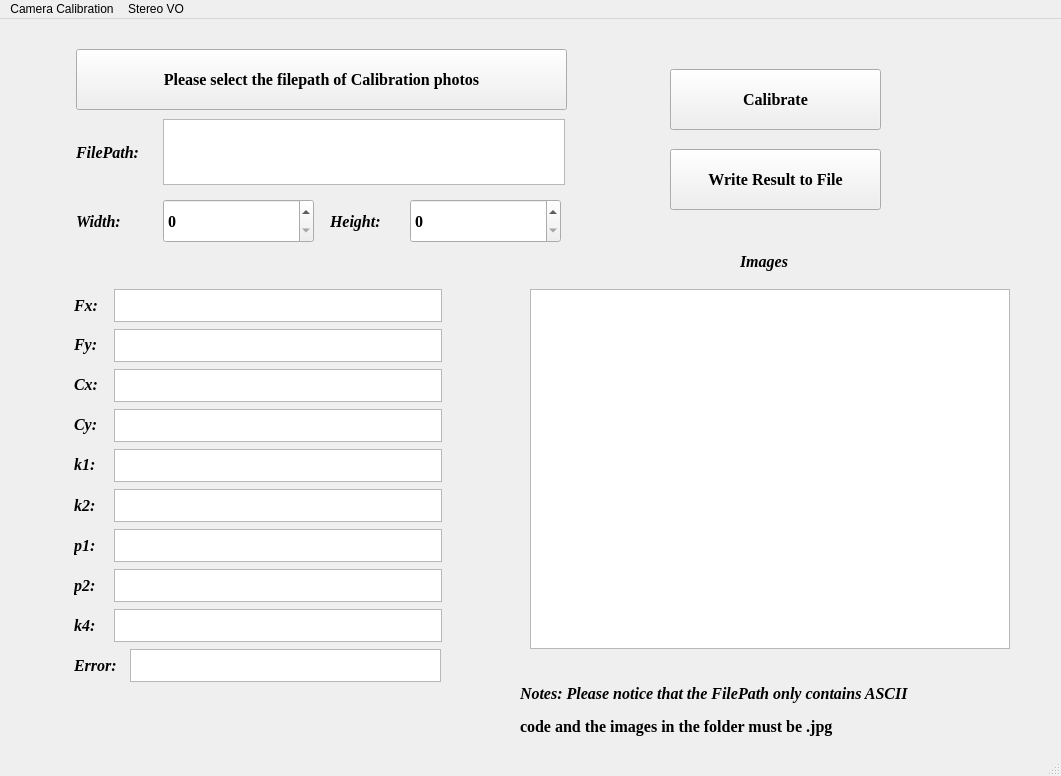
<?xml version="1.0" encoding="UTF-8"?>
<ui version="4.0">
 <class>MainWindow</class>
 <widget class="QMainWindow" name="MainWindow">
  <property name="geometry">
   <rect>
    <x>0</x>
    <y>0</y>
    <width>1061</width>
    <height>776</height>
   </rect>
  </property>
  <property name="windowTitle">
   <string>MainWindow</string>
  </property>
  <widget class="QWidget" name="centralwidget">
   <widget class="QPushButton" name="califp_button">
    <property name="geometry">
     <rect>
      <x>76</x>
      <y>30</y>
      <width>491</width>
      <height>61</height>
     </rect>
    </property>
    <property name="font">
     <font>
      <family>Times New Roman</family>
      <pointsize>12</pointsize>
      <weight>75</weight>
      <italic>false</italic>
      <bold>true</bold>
     </font>
    </property>
    <property name="text">
     <string>Please select the filepath of Calibration photos</string>
    </property>
   </widget>
   <widget class="QLabel" name="Error_show">
    <property name="geometry">
     <rect>
      <x>74</x>
      <y>630</y>
      <width>61</width>
      <height>33</height>
     </rect>
    </property>
    <property name="font">
     <font>
      <family>Times New Roman</family>
      <pointsize>12</pointsize>
      <weight>75</weight>
      <italic>true</italic>
      <bold>true</bold>
     </font>
    </property>
    <property name="text">
     <string>Error:</string>
    </property>
   </widget>
   <widget class="QTextEdit" name="error_double">
    <property name="geometry">
     <rect>
      <x>130</x>
      <y>630</y>
      <width>311</width>
      <height>33</height>
     </rect>
    </property>
   </widget>
   <widget class="QLabel" name="k1_show">
    <property name="geometry">
     <rect>
      <x>74</x>
      <y>430</y>
      <width>27</width>
      <height>31</height>
     </rect>
    </property>
    <property name="font">
     <font>
      <family>Times New Roman</family>
      <pointsize>12</pointsize>
      <weight>75</weight>
      <italic>true</italic>
      <bold>true</bold>
     </font>
    </property>
    <property name="text">
     <string>k1:</string>
    </property>
   </widget>
   <widget class="QTextEdit" name="k1_double">
    <property name="geometry">
     <rect>
      <x>114</x>
      <y>430</y>
      <width>328</width>
      <height>33</height>
     </rect>
    </property>
   </widget>
   <widget class="QLabel" name="fx_show">
    <property name="geometry">
     <rect>
      <x>74</x>
      <y>270</y>
      <width>30</width>
      <height>33</height>
     </rect>
    </property>
    <property name="font">
     <font>
      <family>Times New Roman</family>
      <pointsize>12</pointsize>
      <weight>75</weight>
      <italic>true</italic>
      <bold>true</bold>
     </font>
    </property>
    <property name="text">
     <string>Fx:</string>
    </property>
   </widget>
   <widget class="QTextEdit" name="fx_double">
    <property name="geometry">
     <rect>
      <x>114</x>
      <y>270</y>
      <width>328</width>
      <height>33</height>
     </rect>
    </property>
   </widget>
   <widget class="QTextEdit" name="fy_double">
    <property name="geometry">
     <rect>
      <x>114</x>
      <y>310</y>
      <width>328</width>
      <height>33</height>
     </rect>
    </property>
   </widget>
   <widget class="QLabel" name="fy_show">
    <property name="geometry">
     <rect>
      <x>74</x>
      <y>310</y>
      <width>28</width>
      <height>31</height>
     </rect>
    </property>
    <property name="font">
     <font>
      <family>Times New Roman</family>
      <pointsize>12</pointsize>
      <weight>75</weight>
      <italic>true</italic>
      <bold>true</bold>
     </font>
    </property>
    <property name="text">
     <string>Fy:</string>
    </property>
   </widget>
   <widget class="QLabel" name="cx_show">
    <property name="geometry">
     <rect>
      <x>74</x>
      <y>350</y>
      <width>30</width>
      <height>31</height>
     </rect>
    </property>
    <property name="font">
     <font>
      <family>Times New Roman</family>
      <pointsize>12</pointsize>
      <weight>75</weight>
      <italic>true</italic>
      <bold>true</bold>
     </font>
    </property>
    <property name="text">
     <string>Cx:</string>
    </property>
   </widget>
   <widget class="QTextEdit" name="cx_double">
    <property name="geometry">
     <rect>
      <x>114</x>
      <y>350</y>
      <width>328</width>
      <height>33</height>
     </rect>
    </property>
   </widget>
   <widget class="QLabel" name="cy_show">
    <property name="geometry">
     <rect>
      <x>74</x>
      <y>390</y>
      <width>28</width>
      <height>31</height>
     </rect>
    </property>
    <property name="font">
     <font>
      <family>Times New Roman</family>
      <pointsize>12</pointsize>
      <weight>75</weight>
      <italic>true</italic>
      <bold>true</bold>
     </font>
    </property>
    <property name="text">
     <string>Cy:</string>
    </property>
   </widget>
   <widget class="QTextEdit" name="cy_double">
    <property name="geometry">
     <rect>
      <x>114</x>
      <y>390</y>
      <width>328</width>
      <height>33</height>
     </rect>
    </property>
   </widget>
   <widget class="QTextEdit" name="k2_double">
    <property name="geometry">
     <rect>
      <x>114</x>
      <y>470</y>
      <width>328</width>
      <height>33</height>
     </rect>
    </property>
   </widget>
   <widget class="QLabel" name="k2_show">
    <property name="geometry">
     <rect>
      <x>74</x>
      <y>470</y>
      <width>27</width>
      <height>33</height>
     </rect>
    </property>
    <property name="font">
     <font>
      <family>Times New Roman</family>
      <pointsize>12</pointsize>
      <weight>75</weight>
      <italic>true</italic>
      <bold>true</bold>
     </font>
    </property>
    <property name="text">
     <string>k2:</string>
    </property>
   </widget>
   <widget class="QLabel" name="p1_show">
    <property name="geometry">
     <rect>
      <x>74</x>
      <y>510</y>
      <width>27</width>
      <height>33</height>
     </rect>
    </property>
    <property name="font">
     <font>
      <family>Times New Roman</family>
      <pointsize>12</pointsize>
      <weight>75</weight>
      <italic>true</italic>
      <bold>true</bold>
     </font>
    </property>
    <property name="text">
     <string>p1:</string>
    </property>
   </widget>
   <widget class="QTextEdit" name="p1_double">
    <property name="geometry">
     <rect>
      <x>114</x>
      <y>510</y>
      <width>328</width>
      <height>33</height>
     </rect>
    </property>
   </widget>
   <widget class="QTextEdit" name="p2_double">
    <property name="geometry">
     <rect>
      <x>114</x>
      <y>550</y>
      <width>328</width>
      <height>33</height>
     </rect>
    </property>
   </widget>
   <widget class="QLabel" name="p2_show">
    <property name="geometry">
     <rect>
      <x>74</x>
      <y>550</y>
      <width>27</width>
      <height>33</height>
     </rect>
    </property>
    <property name="font">
     <font>
      <family>Times New Roman</family>
      <pointsize>12</pointsize>
      <weight>75</weight>
      <italic>true</italic>
      <bold>true</bold>
     </font>
    </property>
    <property name="text">
     <string>p2:</string>
    </property>
   </widget>
   <widget class="QTextEdit" name="k4_double">
    <property name="geometry">
     <rect>
      <x>114</x>
      <y>590</y>
      <width>328</width>
      <height>33</height>
     </rect>
    </property>
   </widget>
   <widget class="QLabel" name="k4_show">
    <property name="geometry">
     <rect>
      <x>74</x>
      <y>590</y>
      <width>27</width>
      <height>33</height>
     </rect>
    </property>
    <property name="font">
     <font>
      <family>Times New Roman</family>
      <pointsize>12</pointsize>
      <weight>75</weight>
      <italic>true</italic>
      <bold>true</bold>
     </font>
    </property>
    <property name="text">
     <string>k4:</string>
    </property>
   </widget>
   <widget class="QTextEdit" name="califp_char">
    <property name="geometry">
     <rect>
      <x>163</x>
      <y>100</y>
      <width>402</width>
      <height>66</height>
     </rect>
    </property>
   </widget>
   <widget class="QLabel" name="califp_show">
    <property name="geometry">
     <rect>
      <x>76</x>
      <y>100</y>
      <width>80</width>
      <height>66</height>
     </rect>
    </property>
    <property name="font">
     <font>
      <family>Times New Roman</family>
      <pointsize>12</pointsize>
      <weight>75</weight>
      <italic>true</italic>
      <bold>true</bold>
     </font>
    </property>
    <property name="text">
     <string>FilePath:</string>
    </property>
   </widget>
   <widget class="QLabel" name="width_show">
    <property name="geometry">
     <rect>
      <x>76</x>
      <y>180</y>
      <width>57</width>
      <height>44</height>
     </rect>
    </property>
    <property name="font">
     <font>
      <family>Times New Roman</family>
      <pointsize>12</pointsize>
      <weight>75</weight>
      <italic>true</italic>
      <bold>true</bold>
     </font>
    </property>
    <property name="text">
     <string>Width:</string>
    </property>
   </widget>
   <widget class="QLabel" name="height_show">
    <property name="geometry">
     <rect>
      <x>330</x>
      <y>180</y>
      <width>65</width>
      <height>44</height>
     </rect>
    </property>
    <property name="font">
     <font>
      <family>Times New Roman</family>
      <pointsize>12</pointsize>
      <weight>75</weight>
      <italic>true</italic>
      <bold>true</bold>
     </font>
    </property>
    <property name="text">
     <string>Height:</string>
    </property>
   </widget>
   <widget class="QPushButton" name="Start_Calib_button">
    <property name="geometry">
     <rect>
      <x>670</x>
      <y>50</y>
      <width>211</width>
      <height>61</height>
     </rect>
    </property>
    <property name="font">
     <font>
      <family>Times New Roman</family>
      <pointsize>12</pointsize>
      <weight>75</weight>
      <italic>false</italic>
      <bold>true</bold>
     </font>
    </property>
    <property name="text">
     <string>Calibrate</string>
    </property>
   </widget>
   <widget class="QPushButton" name="Start_Writeyaml_button">
    <property name="geometry">
     <rect>
      <x>670</x>
      <y>130</y>
      <width>211</width>
      <height>61</height>
     </rect>
    </property>
    <property name="font">
     <font>
      <family>Times New Roman</family>
      <pointsize>12</pointsize>
      <weight>75</weight>
      <italic>false</italic>
      <bold>true</bold>
     </font>
    </property>
    <property name="text">
     <string>Write Result to File</string>
    </property>
   </widget>
   <widget class="QSpinBox" name="widthnum_int">
    <property name="geometry">
     <rect>
      <x>163</x>
      <y>180</y>
      <width>151</width>
      <height>44</height>
     </rect>
    </property>
    <property name="font">
     <font>
      <family>Times New Roman</family>
      <pointsize>12</pointsize>
      <weight>75</weight>
      <bold>true</bold>
     </font>
    </property>
   </widget>
   <widget class="QSpinBox" name="heightnum_int">
    <property name="geometry">
     <rect>
      <x>410</x>
      <y>180</y>
      <width>151</width>
      <height>44</height>
     </rect>
    </property>
    <property name="font">
     <font>
      <family>Times New Roman</family>
      <pointsize>12</pointsize>
      <weight>75</weight>
      <bold>true</bold>
     </font>
    </property>
   </widget>
   <widget class="QGraphicsView" name="Calibimgs">
    <property name="geometry">
     <rect>
      <x>530</x>
      <y>270</y>
      <width>480</width>
      <height>360</height>
     </rect>
    </property>
   </widget>
   <widget class="QLabel" name="image_text">
    <property name="geometry">
     <rect>
      <x>740</x>
      <y>220</y>
      <width>71</width>
      <height>44</height>
     </rect>
    </property>
    <property name="font">
     <font>
      <family>Times New Roman</family>
      <pointsize>12</pointsize>
      <weight>75</weight>
      <italic>true</italic>
      <bold>true</bold>
     </font>
    </property>
    <property name="text">
     <string>Images</string>
    </property>
   </widget>
   <widget class="QWidget" name="verticalLayoutWidget">
    <property name="geometry">
     <rect>
      <x>520</x>
      <y>660</y>
      <width>501</width>
      <height>61</height>
     </rect>
    </property>
    <layout class="QVBoxLayout" name="verticalLayout">
     <item>
      <widget class="QLabel" name="Notes">
       <property name="font">
        <font>
         <family>Times New Roman</family>
         <pointsize>12</pointsize>
         <weight>75</weight>
         <italic>true</italic>
         <bold>true</bold>
        </font>
       </property>
       <property name="text">
        <string>Notes: Please notice that the FilePath only contains ASCII </string>
       </property>
      </widget>
     </item>
     <item>
      <widget class="QLabel" name="label">
       <property name="font">
        <font>
         <family>Times New Roman</family>
         <pointsize>12</pointsize>
         <weight>75</weight>
         <bold>true</bold>
        </font>
       </property>
       <property name="text">
        <string>code and the images in the folder must be .jpg</string>
       </property>
      </widget>
     </item>
    </layout>
   </widget>
  </widget>
  <widget class="QMenuBar" name="menubar">
   <property name="geometry">
    <rect>
     <x>0</x>
     <y>0</y>
     <width>1061</width>
     <height>26</height>
    </rect>
   </property>
   <widget class="QMenu" name="menucal">
    <property name="title">
     <string>Camera Calibration</string>
    </property>
   </widget>
   <widget class="QMenu" name="menuStereo_VO">
    <property name="title">
     <string>Stereo VO</string>
    </property>
   </widget>
   <addaction name="menucal"/>
   <addaction name="menuStereo_VO"/>
  </widget>
  <widget class="QStatusBar" name="statusbar"/>
 </widget>
 <resources/>
 <connections/>
</ui>
